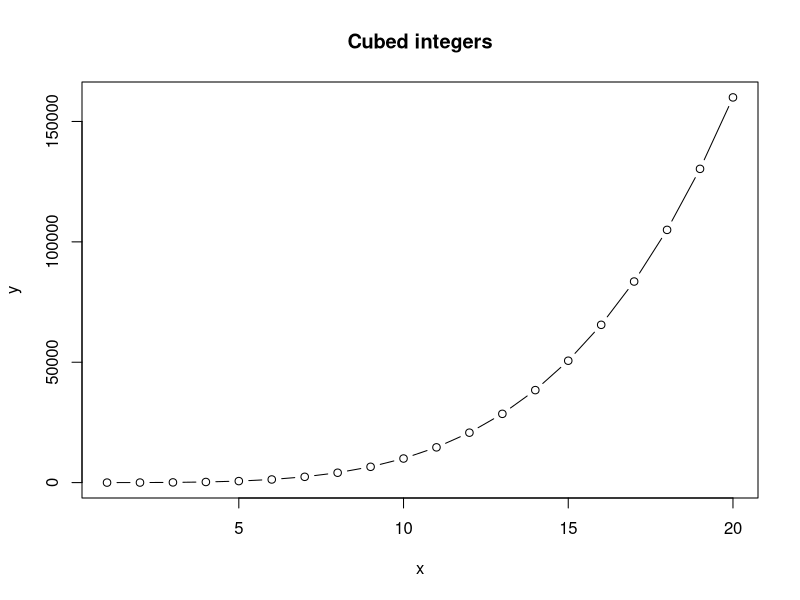

The R script that drew this image:
## This is a R script 
## Run this code to make a plot of x and x^2 for the integers from 1 to 10

x <- 1:20
y <- x^4


plot(x,y, type = "b", main = "Cubed integers")